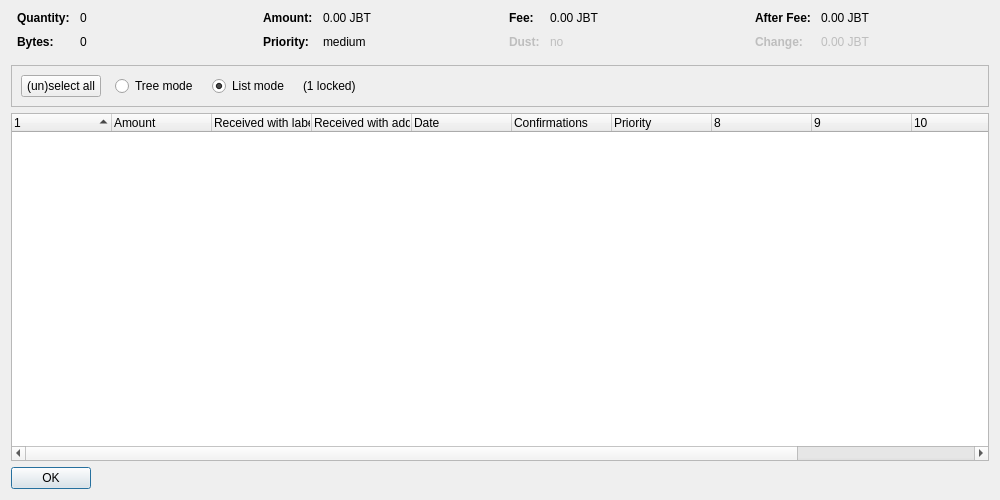
<?xml version="1.0" encoding="UTF-8"?>
<ui version="4.0">
 <class>CoinControlDialog</class>
 <widget class="QDialog" name="CoinControlDialog">
  <property name="geometry">
   <rect>
    <x>0</x>
    <y>0</y>
    <width>1000</width>
    <height>500</height>
   </rect>
  </property>
  <property name="windowTitle">
   <string>Coin Selection</string>
  </property>
  <layout class="QVBoxLayout" name="verticalLayout">
   <item>
    <layout class="QHBoxLayout" name="horizontalLayoutTop" stretch="0,0,0,0">
     <property name="topMargin">
      <number>0</number>
     </property>
     <property name="bottomMargin">
      <number>10</number>
     </property>
     <item>
      <layout class="QFormLayout" name="formLayoutCoinControl1">
       <property name="horizontalSpacing">
        <number>10</number>
       </property>
       <property name="verticalSpacing">
        <number>10</number>
       </property>
       <property name="leftMargin">
        <number>6</number>
       </property>
       <property name="rightMargin">
        <number>6</number>
       </property>
       <item row="0" column="0">
        <widget class="QLabel" name="labelCoinControlQuantityText">
         <property name="font">
          <font>
           <weight>75</weight>
           <bold>true</bold>
          </font>
         </property>
         <property name="text">
          <string>Quantity:</string>
         </property>
        </widget>
       </item>
       <item row="0" column="1">
        <widget class="QLabel" name="labelCoinControlQuantity">
         <property name="cursor">
          <cursorShape>IBeamCursor</cursorShape>
         </property>
         <property name="contextMenuPolicy">
          <enum>Qt::ActionsContextMenu</enum>
         </property>
         <property name="text">
          <string notr="true">0</string>
         </property>
         <property name="textInteractionFlags">
          <set>Qt::LinksAccessibleByMouse|Qt::TextSelectableByKeyboard|Qt::TextSelectableByMouse</set>
         </property>
        </widget>
       </item>
       <item row="1" column="0">
        <widget class="QLabel" name="labelCoinControlBytesText">
         <property name="font">
          <font>
           <weight>75</weight>
           <bold>true</bold>
          </font>
         </property>
         <property name="text">
          <string>Bytes:</string>
         </property>
        </widget>
       </item>
       <item row="1" column="1">
        <widget class="QLabel" name="labelCoinControlBytes">
         <property name="cursor">
          <cursorShape>IBeamCursor</cursorShape>
         </property>
         <property name="contextMenuPolicy">
          <enum>Qt::ActionsContextMenu</enum>
         </property>
         <property name="text">
          <string notr="true">0</string>
         </property>
         <property name="textInteractionFlags">
          <set>Qt::LinksAccessibleByMouse|Qt::TextSelectableByKeyboard|Qt::TextSelectableByMouse</set>
         </property>
        </widget>
       </item>
      </layout>
     </item>
     <item>
      <layout class="QFormLayout" name="formLayoutCoinControl2">
       <property name="horizontalSpacing">
        <number>10</number>
       </property>
       <property name="verticalSpacing">
        <number>10</number>
       </property>
       <property name="leftMargin">
        <number>6</number>
       </property>
       <property name="rightMargin">
        <number>6</number>
       </property>
       <item row="0" column="0">
        <widget class="QLabel" name="labelCoinControlAmountText">
         <property name="font">
          <font>
           <weight>75</weight>
           <bold>true</bold>
          </font>
         </property>
         <property name="text">
          <string>Amount:</string>
         </property>
        </widget>
       </item>
       <item row="0" column="1">
        <widget class="QLabel" name="labelCoinControlAmount">
         <property name="cursor">
          <cursorShape>IBeamCursor</cursorShape>
         </property>
         <property name="contextMenuPolicy">
          <enum>Qt::ActionsContextMenu</enum>
         </property>
         <property name="text">
          <string notr="true">0.00 JBT</string>
         </property>
         <property name="textInteractionFlags">
          <set>Qt::LinksAccessibleByMouse|Qt::TextSelectableByKeyboard|Qt::TextSelectableByMouse</set>
         </property>
        </widget>
       </item>
       <item row="1" column="0">
        <widget class="QLabel" name="labelCoinControlPriorityText">
         <property name="font">
          <font>
           <weight>75</weight>
           <bold>true</bold>
          </font>
         </property>
         <property name="text">
          <string>Priority:</string>
         </property>
        </widget>
       </item>
       <item row="1" column="1">
        <widget class="QLabel" name="labelCoinControlPriority">
         <property name="cursor">
          <cursorShape>IBeamCursor</cursorShape>
         </property>
         <property name="contextMenuPolicy">
          <enum>Qt::ActionsContextMenu</enum>
         </property>
         <property name="text">
          <string notr="true">medium</string>
         </property>
         <property name="textInteractionFlags">
          <set>Qt::LinksAccessibleByMouse|Qt::TextSelectableByKeyboard|Qt::TextSelectableByMouse</set>
         </property>
        </widget>
       </item>
      </layout>
     </item>
     <item>
      <layout class="QFormLayout" name="formLayoutCoinControl3">
       <property name="horizontalSpacing">
        <number>10</number>
       </property>
       <property name="verticalSpacing">
        <number>10</number>
       </property>
       <property name="leftMargin">
        <number>6</number>
       </property>
       <property name="rightMargin">
        <number>6</number>
       </property>
       <item row="0" column="0">
        <widget class="QLabel" name="labelCoinControlFeeText">
         <property name="font">
          <font>
           <weight>75</weight>
           <bold>true</bold>
          </font>
         </property>
         <property name="text">
          <string>Fee:</string>
         </property>
        </widget>
       </item>
       <item row="0" column="1">
        <widget class="QLabel" name="labelCoinControlFee">
         <property name="cursor">
          <cursorShape>IBeamCursor</cursorShape>
         </property>
         <property name="contextMenuPolicy">
          <enum>Qt::ActionsContextMenu</enum>
         </property>
         <property name="text">
          <string notr="true">0.00 JBT</string>
         </property>
         <property name="textInteractionFlags">
          <set>Qt::LinksAccessibleByMouse|Qt::TextSelectableByKeyboard|Qt::TextSelectableByMouse</set>
         </property>
        </widget>
       </item>
       <item row="1" column="0">
        <widget class="QLabel" name="labelCoinControlLowOutputText">
         <property name="enabled">
          <bool>false</bool>
         </property>
         <property name="font">
          <font>
           <weight>75</weight>
           <bold>true</bold>
          </font>
         </property>
         <property name="text">
          <string>Dust:</string>
         </property>
        </widget>
       </item>
       <item row="1" column="1">
        <widget class="QLabel" name="labelCoinControlLowOutput">
         <property name="enabled">
          <bool>false</bool>
         </property>
         <property name="cursor">
          <cursorShape>IBeamCursor</cursorShape>
         </property>
         <property name="contextMenuPolicy">
          <enum>Qt::ActionsContextMenu</enum>
         </property>
         <property name="text">
          <string notr="true">no</string>
         </property>
         <property name="textInteractionFlags">
          <set>Qt::LinksAccessibleByMouse|Qt::TextSelectableByKeyboard|Qt::TextSelectableByMouse</set>
         </property>
        </widget>
       </item>
      </layout>
     </item>
     <item>
      <layout class="QFormLayout" name="formLayoutCoinControl4">
       <property name="horizontalSpacing">
        <number>10</number>
       </property>
       <property name="verticalSpacing">
        <number>10</number>
       </property>
       <property name="leftMargin">
        <number>6</number>
       </property>
       <property name="rightMargin">
        <number>6</number>
       </property>
       <item row="0" column="0">
        <widget class="QLabel" name="labelCoinControlAfterFeeText">
         <property name="font">
          <font>
           <weight>75</weight>
           <bold>true</bold>
          </font>
         </property>
         <property name="text">
          <string>After Fee:</string>
         </property>
        </widget>
       </item>
       <item row="0" column="1">
        <widget class="QLabel" name="labelCoinControlAfterFee">
         <property name="cursor">
          <cursorShape>IBeamCursor</cursorShape>
         </property>
         <property name="contextMenuPolicy">
          <enum>Qt::ActionsContextMenu</enum>
         </property>
         <property name="text">
          <string notr="true">0.00 JBT</string>
         </property>
         <property name="textInteractionFlags">
          <set>Qt::LinksAccessibleByMouse|Qt::TextSelectableByKeyboard|Qt::TextSelectableByMouse</set>
         </property>
        </widget>
       </item>
       <item row="1" column="0">
        <widget class="QLabel" name="labelCoinControlChangeText">
         <property name="enabled">
          <bool>false</bool>
         </property>
         <property name="font">
          <font>
           <weight>75</weight>
           <bold>true</bold>
          </font>
         </property>
         <property name="text">
          <string>Change:</string>
         </property>
        </widget>
       </item>
       <item row="1" column="1">
        <widget class="QLabel" name="labelCoinControlChange">
         <property name="enabled">
          <bool>false</bool>
         </property>
         <property name="cursor">
          <cursorShape>IBeamCursor</cursorShape>
         </property>
         <property name="contextMenuPolicy">
          <enum>Qt::ActionsContextMenu</enum>
         </property>
         <property name="text">
          <string notr="true">0.00 JBT</string>
         </property>
         <property name="textInteractionFlags">
          <set>Qt::LinksAccessibleByMouse|Qt::TextSelectableByKeyboard|Qt::TextSelectableByMouse</set>
         </property>
        </widget>
       </item>
      </layout>
     </item>
    </layout>
   </item>
   <item>
    <widget class="QFrame" name="frame">
     <property name="minimumSize">
      <size>
       <width>0</width>
       <height>40</height>
      </size>
     </property>
     <property name="frameShape">
      <enum>QFrame::StyledPanel</enum>
     </property>
     <property name="frameShadow">
      <enum>QFrame::Sunken</enum>
     </property>
     <layout class="QHBoxLayout" name="horizontalLayout">
      <item>
       <layout class="QHBoxLayout" name="horizontalLayoutPanel" stretch="0,0,0,0,0">
        <property name="spacing">
         <number>14</number>
        </property>
        <item>
         <widget class="QPushButton" name="pushButtonSelectAll">
          <property name="sizePolicy">
           <sizepolicy hsizetype="Maximum" vsizetype="Fixed">
            <horstretch>0</horstretch>
            <verstretch>0</verstretch>
           </sizepolicy>
          </property>
          <property name="text">
           <string>(un)select all</string>
          </property>
          <property name="autoDefault">
           <bool>false</bool>
          </property>
         </widget>
        </item>
        <item>
         <widget class="QRadioButton" name="radioTreeMode">
          <property name="sizePolicy">
           <sizepolicy hsizetype="Maximum" vsizetype="Fixed">
            <horstretch>0</horstretch>
            <verstretch>0</verstretch>
           </sizepolicy>
          </property>
          <property name="text">
           <string>Tree mode</string>
          </property>
         </widget>
        </item>
        <item>
         <widget class="QRadioButton" name="radioListMode">
          <property name="sizePolicy">
           <sizepolicy hsizetype="Maximum" vsizetype="Fixed">
            <horstretch>0</horstretch>
            <verstretch>0</verstretch>
           </sizepolicy>
          </property>
          <property name="text">
           <string>List mode</string>
          </property>
          <property name="checked">
           <bool>true</bool>
          </property>
         </widget>
        </item>
        <item>
         <widget class="QLabel" name="labelLocked">
          <property name="text">
           <string notr="true">(1 locked)</string>
          </property>
         </widget>
        </item>
        <item>
         <spacer name="horizontalSpacer">
          <property name="orientation">
           <enum>Qt::Horizontal</enum>
          </property>
          <property name="sizeHint" stdset="0">
           <size>
            <width>40</width>
            <height>20</height>
           </size>
          </property>
         </spacer>
        </item>
       </layout>
      </item>
     </layout>
    </widget>
   </item>
   <item>
    <widget class="CoinControlTreeWidget" name="treeWidget">
     <property name="contextMenuPolicy">
      <enum>Qt::CustomContextMenu</enum>
     </property>
     <property name="sortingEnabled">
      <bool>false</bool>
     </property>
     <property name="columnCount">
      <number>12</number>
     </property>
     <attribute name="headerShowSortIndicator" stdset="0">
      <bool>true</bool>
     </attribute>
     <attribute name="headerStretchLastSection">
      <bool>false</bool>
     </attribute>
     <column>
      <property name="text">
       <string/>
      </property>
     </column>
     <column>
      <property name="text">
       <string>Amount</string>
      </property>
     </column>
     <column>
      <property name="text">
       <string>Received with label</string>
      </property>
     </column>
     <column>
      <property name="text">
       <string>Received with address</string>
      </property>
     </column>
     <column>
      <property name="text">
       <string>Date</string>
      </property>
     </column>
     <column>
      <property name="text">
       <string>Confirmations</string>
      </property>
      <property name="toolTip">
       <string>Confirmed</string>
      </property>
     </column>
     <column>
      <property name="text">
       <string>Priority</string>
      </property>
     </column>
     <column>
      <property name="text">
       <string/>
      </property>
     </column>
     <column>
      <property name="text">
       <string/>
      </property>
     </column>
     <column>
      <property name="text">
       <string/>
      </property>
     </column>
     <column>
      <property name="text">
       <string/>
      </property>
     </column>
     <column>
      <property name="text">
       <string/>
      </property>
     </column>
    </widget>
   </item>
   <item>
    <widget class="QDialogButtonBox" name="buttonBox">
     <property name="sizePolicy">
      <sizepolicy hsizetype="Maximum" vsizetype="Fixed">
       <horstretch>0</horstretch>
       <verstretch>0</verstretch>
      </sizepolicy>
     </property>
     <property name="orientation">
      <enum>Qt::Horizontal</enum>
     </property>
     <property name="standardButtons">
      <set>QDialogButtonBox::Ok</set>
     </property>
    </widget>
   </item>
  </layout>
 </widget>
 <customwidgets>
  <customwidget>
   <class>CoinControlTreeWidget</class>
   <extends>QTreeWidget</extends>
   <header>coincontroltreewidget.h</header>
  </customwidget>
 </customwidgets>
 <resources/>
 <connections/>
</ui>
